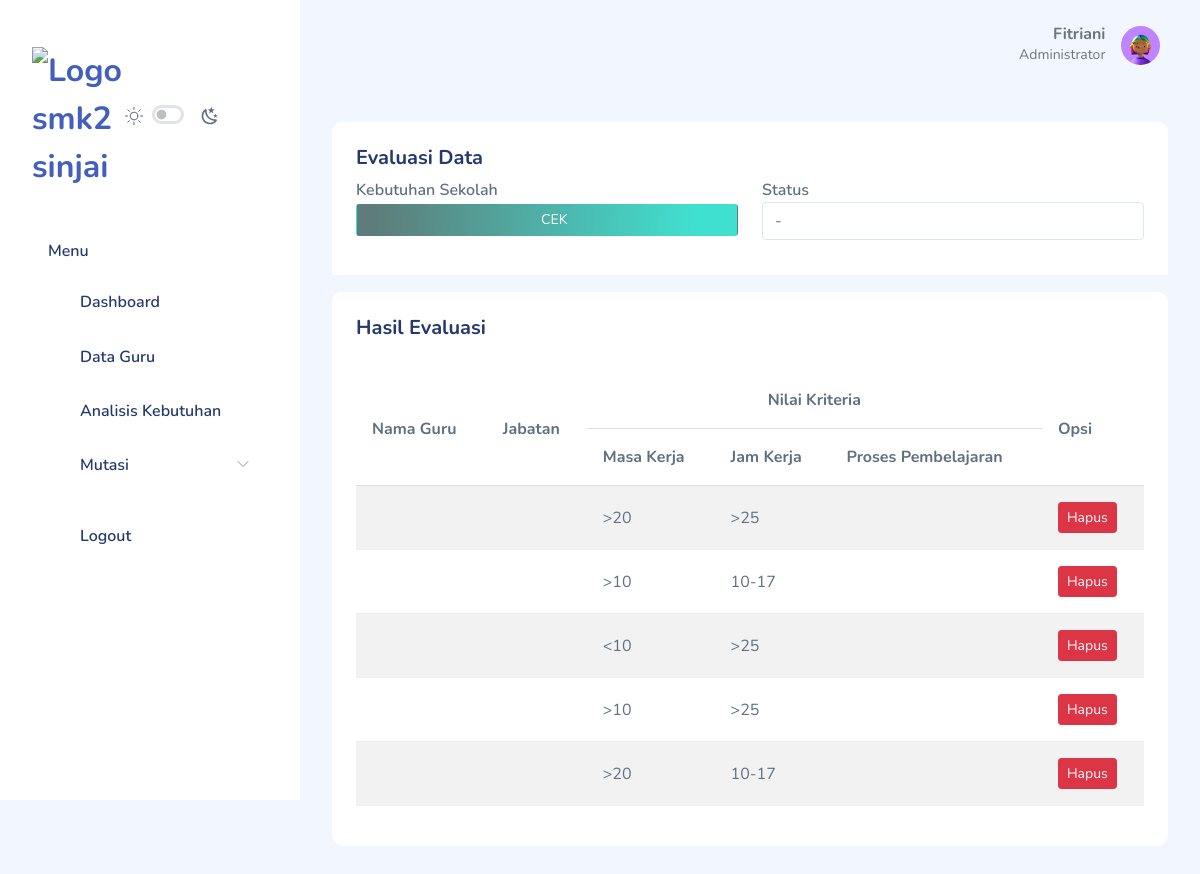
/admin/dashboard.php?page=evaluasi (signed in), run on an earlier commit of the app's database.
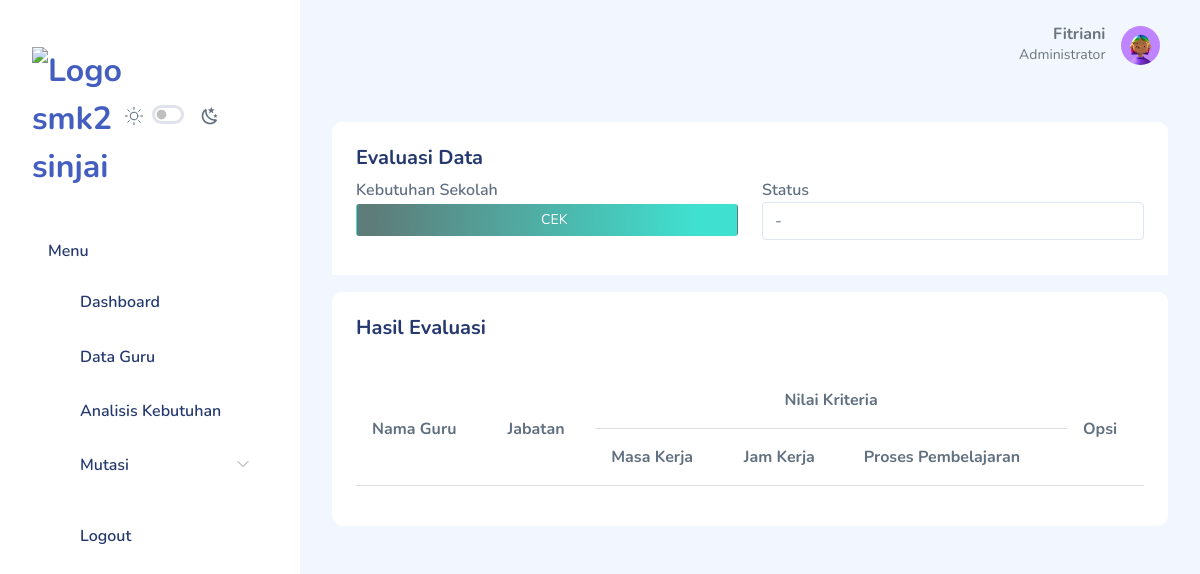
And on a later commit of the database.
### tables this page shows
CREATE TABLE `tb_evaluasi` (
  `id_evaluasi` int NOT NULL,
  `nama_guru` varchar(50) NOT NULL,
  `jabatan` varchar(50) NOT NULL,
  `masa_kerja` varchar(255) NOT NULL,
  `jam_kerja` varchar(255) NOT NULL,
  `proses_pembelajaran` varchar(255) NOT NULL
);

### admin/dashboard.php (the view, shortened to what the changed rows need)
<?php
include '../config/db.php';
?> <script>
<!DOCTYPE html>
<html lang="en">
<head>
    <link rel="stylesheet" href="../assets/assets/compiled/css/app.css">
    <link rel="stylesheet" href="../assets/assets/compiled/css/app-dark.css">
    <link rel="stylesheet" href="../assets/assets/extensions/datatables.net-bs5/css/dataTables.bootstrap5.min.css">
    <link rel="stylesheet" href="../assets/assets/compiled/css/table-datatable-jquery.css">
    <link rel="stylesheet" href="../assets/assets/extensions/flatpickr/flatpickr.min.css">
    <link rel="stylesheet" href="../assets/assets/extensions/choices.js/public/assets/styles/choices.css">
    <link rel="stylesheet" href="../assets/assets/compiled/css/iconly.css">
</head>
<body>
    <div id="app">
        <div id="main" class='layout-navbar navbar-fixed'>
            <div id="main-content">
                    <?php
                    $page = @$_GET['page'];
                    $act = @$_GET['act'];
                    if ($page == 'master') {
                    } elseif ($page == 'evaluasi') {
                        if ($act == '') {
                            include 'modul/evaluasi/data.php';
                        } elseif ($act == 'add') {
                            include 'modul/evaluasi/add.php';
                        } elseif ($act == 'edit') {
                            include 'modul/evaluasi/edit.php';
                        } elseif ($act == 'del') {
                            include 'modul/evaluasi/del.php';
                        } elseif ($act == 'proses') {
                            include 'modul/evaluasi/proses.php';
                        }
                    } elseif ($page == 'kmeans') {
                        if ($act == '') {
                            include 'modul/algoritma/kmeans.php';
                        } elseif ($act == 'del') {
                            include 'modul/algoritma/del.php';
                        }
                    } elseif ($page == 'laporan') {
                        if ($act == '') {
                            include 'modul/laporan/data.php';
                        } elseif ($act == 'tahun') {
                            include 'modul/laporan/laporan.php';
                        }
                    } elseif ($page == '') {
                        include 'modul/home.php';
                    } else {
                        echo "<script>window.location.href = '../404.php'</script>";
                    }
                    ?>
                </div>
            </div>
</body>
</html>

### admin/modul/evaluasi/data.php (shortened to what the changed rows need)
<div class="row" style="margin-top: -50px;">
    <section class="section">
        <div class="card">
            <div class="card-body">
                <table class="table table-striped table-sm" id="evaluasi">
                    <thead>
                        <tr>
                            <th rowspan="2">Nama Guru</th>
                            <th rowspan="2">Jabatan</th>
                            <th colspan="3" class="text-center">Nilai Kriteria</th>
                            <th rowspan="2">Opsi</th>
                        </tr>
                        <tr>
                            <th>Masa Kerja</th>
                            <th>Jam Kerja</th>
                            <th>Proses Pembelajaran</th>
                        </tr>
                    </thead>
                    <tbody>
                        <?php
                        $evaluasi = mysqli_query($con, "SELECT * FROM tb_evaluasi");
                        foreach ($evaluasi as $ev) :
                        ?>
                            <tr>
                                <td><?= $ev['nama_guru']; ?></td>
                                <td><?= $ev['jabatan']; ?></td>
                                <td><?= $ev['masa_kerja']; ?></td>
                                <td><?= $ev['jam_kerja']; ?></td>
                                <td><?= $ev['proses_pembelajaran']; ?></td>
                                <td>
                                    <a class="btn btn-danger btn-sm" onclick="return confirm('Yakin Hapus Data ??')" href="?page=evaluasi&act=del&id=<?= $ev['id_evaluasi'] ?>"><i class="fas fa-trash"></i> Hapus</a>
                                </td>
                            </tr>
                        <?php endforeach; ?>
                    </tbody>
                </table>
            </div>
        </div>
</div>
</div>

What changed in the data, as far as the page shows it:
removed tb_evaluasi: masa_kerja ">20", jam_kerja ">25"
removed tb_evaluasi: masa_kerja ">10", jam_kerja "10-17"
removed tb_evaluasi: masa_kerja "<10", jam_kerja ">25"
removed tb_evaluasi: masa_kerja ">10", jam_kerja ">25"
removed tb_evaluasi: masa_kerja ">20", jam_kerja "10-17"
